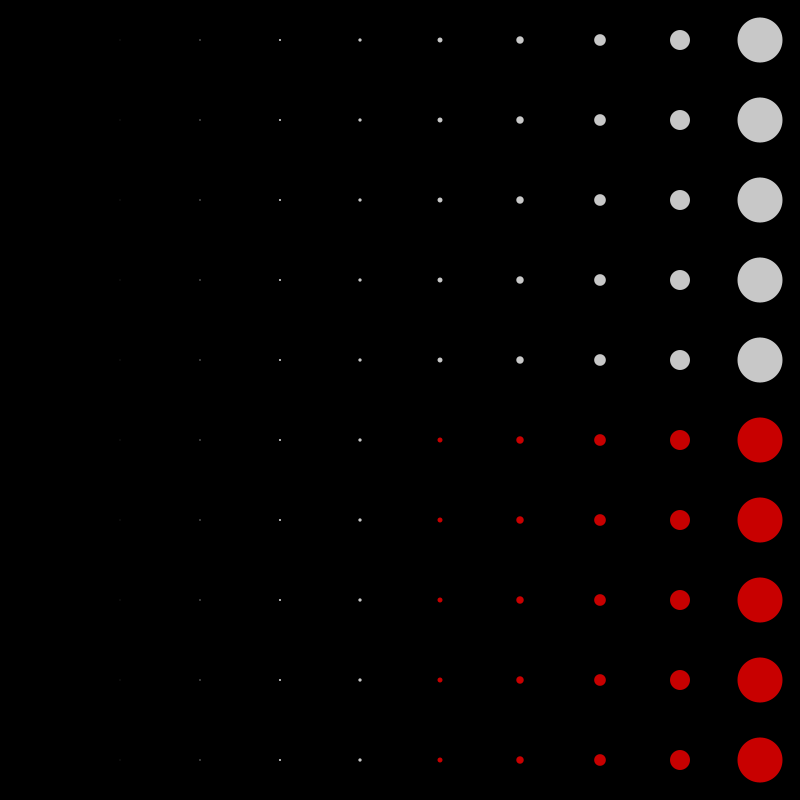
Frame 1 (no input)
Frame 60 (the mouse pressed at the canvas centre just before this capture): identical to frame 1, image omitted
Frame 120 (the mouse held since frame 60 and released just before this capture): identical to frame 1, image omitted

The Processing sketch that drew this single still picture (run headless with seeded random() and noise(); from frame 60 on, the mouse is pressed at the canvas centre):

// Processing sketch: HW_week6_pt3
// ── HW_week6_pt3.pde
// 2d arrays part 2

// this sketch uses a 2d array of booleans.
// it fills the array based on the value of i and j in the loop, seeing if its
//  halfway through the loop in that dimension. if it is, it sets the value to true.
// in the draw loop, based on if the boolean is true or not, it sets the color of an
//  ellipse being drawn. 

// add an additional 2d array that will be used to store the sizes of each of the 
//  ellipses being drawn. that is, some ellipses should be large, some should be small, 
//  etc. Map the value in the setup loops. for example, the ellipses should be large 
//  on the left and small on the right. 
// Replace the w and h values filling the ellipse with the new values from your new
//  ellipse size 2d array.

int gridW = 10;
int gridH = 10;

boolean[][] isRed = new boolean[gridW][gridH];
float [][] s = new float [gridW][gridH];

void setup() {
  size(800, 800);
  noStroke();
  for (int i = 0; i < gridW; i++) {
    for (int j = 0; j < gridH; j++) {
      
      if (i >= gridW/2 && j >= gridH/2) {
        isRed[i][j] = true;
      } else {
        isRed[i][j] = false;
      }
      s[i][j] = map (s[i][j],i,gridW,0,5);
    }
  }
}

void draw() {
  background(0);
  for (int i = 0; i < gridW; i++) {
    for (int j = 0; j < gridH; j++) {
      
      if (isRed[i][j] == true) {
        fill(200, 0, 0);
      } else {
        fill(200, 200, 200);
      }
      float w = width/gridW;
      float h = height/gridH;
      float xPos = i * width/gridW + w/2;
      float yPos = j * height/gridH + h/2;
      
     
      
      ellipse(xPos, yPos, s[i][j], s[i][j] );
    }
  }
}
